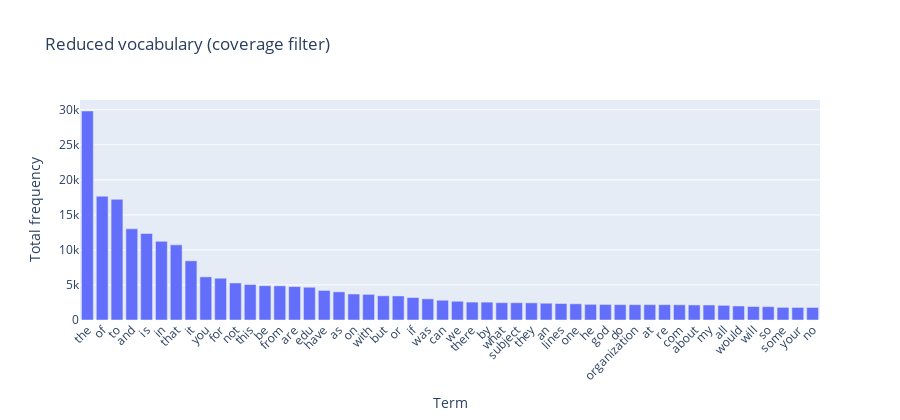

Source (notebook cell):
### Markdown cell above
# Exercise 13

### Code cell
# Answer here
import numpy as np, pandas as pd

# a) Doc-frequency filter (appears in ≥ df_min documents)
df_min = 5
doc_freq = np.asarray((X_bow > 0).sum(axis=0)).ravel()
mask_df = doc_freq >= df_min

X_bow_df = X_bow[:, mask_df]
terms_df = vectorizer.get_feature_names_out()[mask_df]
print(f"Doc-frequency filter kept {X_bow_df.shape[1]} terms (df ≥ {df_min})")

# b) Coverage filter (keep top-K terms that cover ≥ coverage% of total counts)
term_counts = np.asarray(X_bow.sum(axis=0)).ravel()
order = np.argsort(term_counts)[::-1]
sorted_counts = term_counts[order]
cum = np.cumsum(sorted_counts)
coverage = 0.95
K = int((cum <= coverage * cum[-1]).sum()) or 1

keep_idx = order[:K]
X_bow_cov = X_bow[:, keep_idx]
terms_cov = vectorizer.get_feature_names_out()[keep_idx]
print(f"Coverage filter kept {K} terms (≈{coverage*100:.0f}% of total counts)")

# Quick visualization of the reduced set (interactive)
import plotly.express as px
df_top = pd.DataFrame({"term": terms_cov, "count": term_counts[keep_idx]}).sort_values("count", ascending=False)
fig = px.bar(df_top.head(50), x="term", y="count", title="Reduced vocabulary (coverage filter)", labels={"term":"Term","count":"Total frequency"})
fig.update_layout(xaxis_tickangle=-45, height=420)
fig.show()

### Figure 1 — Plotly figure (JSON) as saved in the notebook; plotly's stock layout.template omitted (floating-point values rounded to 4 significant figures)
{"data": [{"hovertemplate": "Term=%{x}<br>Total frequency=%{y}<extra></extra>", "legendgroup": "", "marker": {"color": "#636efa", "pattern": {"shape": ""}}, "name": "", "orientation": "v", "showlegend": false, "textposition": "auto", "type": "bar", "x": ["the", "of", "to", "and", "is", "in", "that", "it", "you", "for", "not", "this", "be", "from", "are", "edu", "have", "as", "on", "with", "but", "or", "if", "was", "can", "we", "there", "by", "what", "subject", "they", "an", "lines", "one", "he", "god", "do", "organization", "at", "re", "com", "about", "my", "all", "would", "will", "so", "some", "your", "no"], "xaxis": "x", "y": [29825, 17660, 17222, 13017, 12343, 11226, 10723, 8447, 6157, 5962, 5285, 5063, 4898, 4877, 4769, 4675, 4218, 4015, 3709, 3655, 3453, 3432, 3208, 3020, 2818, 2674, 2556, 2548, 2472, 2464, 2448, 2393, 2353, 2312, 2232, 2216, 2193, 2192, 2191, 2186, 2172, 2148, 2143, 2093, 2000, 1925, 1912, 1802, 1793, 1791], "yaxis": "y"}], "layout": {"barmode": "relative", "height": 420, "legend": {"tracegroupgap": 0}, "title": {"text": "Reduced vocabulary (coverage filter)"}, "xaxis": {"anchor": "y", "domain": [0, 1], "tickangle": -45, "title": {"text": "Term"}}, "yaxis": {"anchor": "x", "domain": [0, 1], "title": {"text": "Total frequency"}}}}
